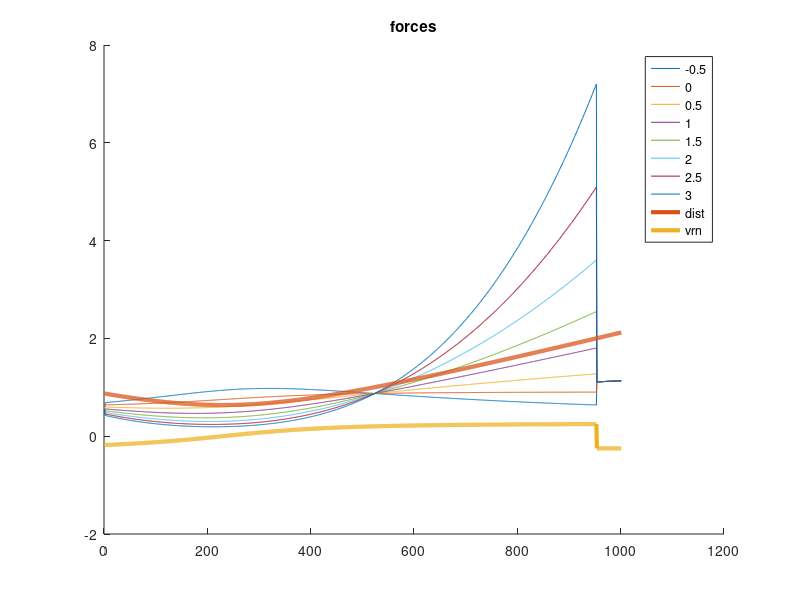
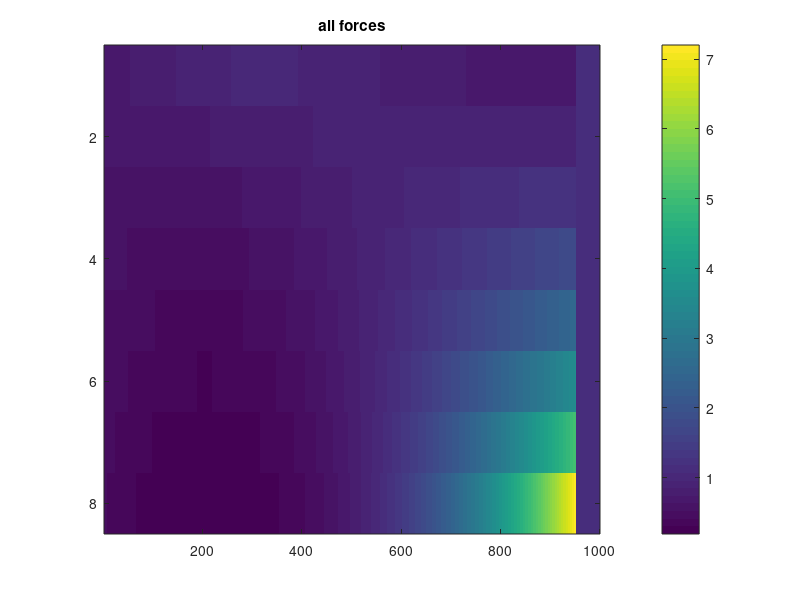
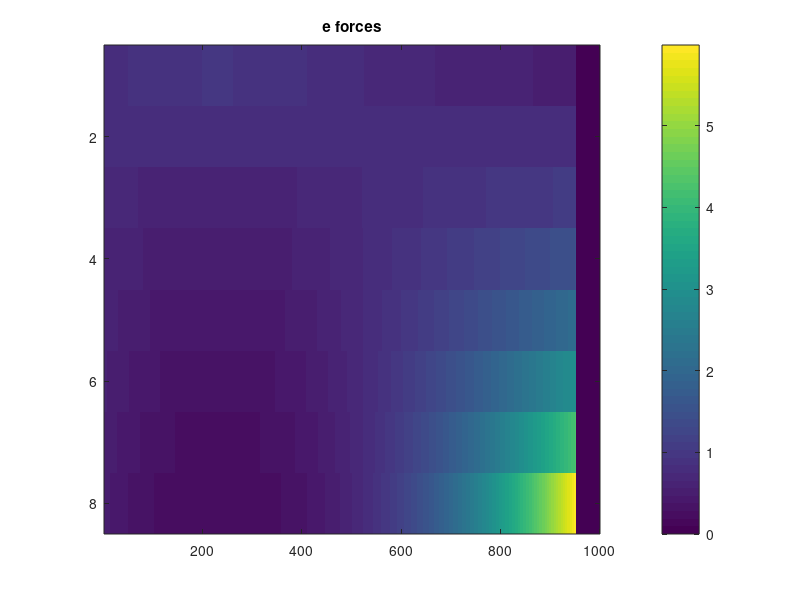
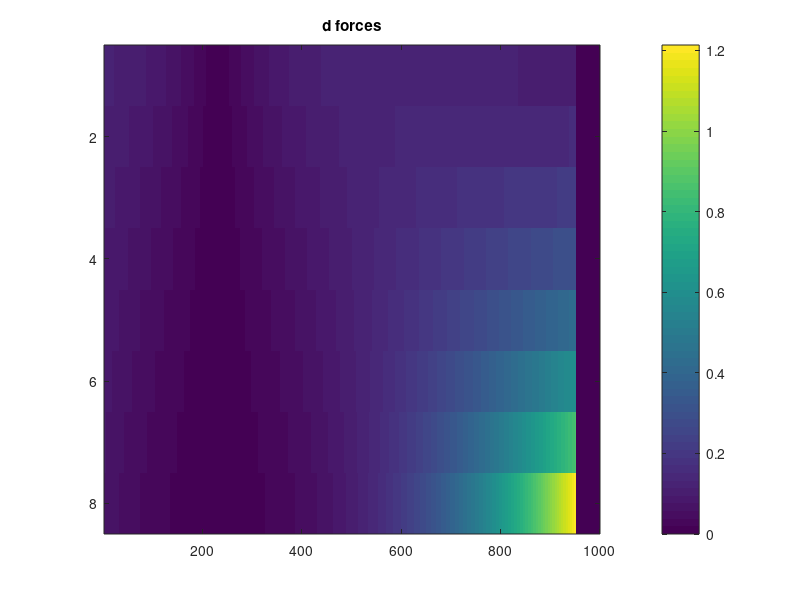

Write MATLAB code to recreate these figures, in order.
clear all
close all
n_particles = 2;
t_max = 10;
dt = 0.01;
t_durn = 0:dt:t_max;


% particle params
m = 1;
k=0.75;
damping_frac = 0.5;
R = 10;

% 
diff_coef = 3.832e-10;
atomic_vol = 1.18e-7;
surface_energy = 0.01;
dihedral_angle = 146*(pi/180); % radians
density = 8920;
kT = 1.38e-23*1e3;

% initial vals
x = zeros(n_particles,length(t_durn));
y = zeros(n_particles,length(t_durn));

vx = zeros(n_particles,length(t_durn));
vy = zeros(n_particles,length(t_durn));

vrn_vec = zeros(1,length(t_durn));

force_e_x = zeros(1,length(t_durn));
force_e_y = zeros(1,length(t_durn));

force_d_x = zeros(1,length(t_durn));
force_d_y = zeros(1,length(t_durn));


force_v_x = zeros(1,length(t_durn));
force_v_y = zeros(1,length(t_durn));

force_s_x = zeros(1,length(t_durn));
force_s_y = zeros(1,length(t_durn));

force_total_x = zeros(1,length(t_durn));
force_total_y = zeros(1,length(t_durn));

a = zeros(1,length(t_durn));


forces_all_order = zeros(length(-0.5:0.5:3), length(t_durn));
e_forces_all_order = zeros(length(-0.5:0.5:3), length(t_durn));
d_forces_all_order = zeros(length(-0.5:0.5:3), length(t_durn));
v_forces_all_order = zeros(length(-0.5:0.5:3), length(t_durn));
s_forces_all_order = zeros(length(-0.5:0.5:3), length(t_durn));


% intialise
x(1,1) = rand;
x(2,1) = rand;

y(1,1) = rand;
y(2,1) = rand;

d = sqrt( (x(1,1) - x(2,1))^2  +  (y(1,1) - y(2,1))^2 );
if d >= 2*R
    while d > 2*R
        x(1,1) = rand;
        x(2,1) = rand;
        
        y(1,1) = rand;
        y(2,1) = rand;
        
        d = sqrt( (x(1,1) - x(2,1))^2  +  (y(1,1) - y(2,1))^2 );
    end
end

vx(1,1) = rand;
vx(2,1) = rand;

vy(1,1) = rand;
vy(2,1) = rand;
% initialize   
t=2; ord = 1;
    d = sqrt( (x(1,t-1) - x(2,t-1))^2  +  (y(1,t-1) - y(2,t-1))^2 );
    force_e = k*(d^ord);
    dx = ( x(1,t-1) - x(2,t-1) );
    dy = ( y(1,t-1) - y(2,t-1) );
    force_e_x(t-1) = force_e*(abs(dx)/d);
    force_e_y(t-1) = force_e*(abs(dy)/d);

    v1x = vx(1,t-1);
    v1y = vy(1,t-1);

    v2x = vx(2,t-1);
    v2y = vy(2,t-1);

    unit_vec = [dx, dy]./d;
    v1n = v1x*unit_vec(1) + v1y*unit_vec(2);
    v2n = v2x*unit_vec(1) + v2y*unit_vec(2);
    vrn = v1n - v2n;
    vrn_vec(t-1) = vrn;

    %     force_d = damping_frac*sqrt(2*m*k)*vrn;
% according to other paper, so that penetration power can be kept at both
% terms
    force_d = damping_frac*(d^ord)*sqrt(2*m*k)*vrn;
    force_d_x(t-1) = force_d*(abs(dx)/d);
    force_d_y(t-1) = force_d*(abs(dy)/d);

    force_total_x(t-1) = force_e_x(t-1) + force_d_x(t-1);
    force_total_y(t-1) = force_e_y(t-1) + force_d_y(t-1);

figure
hold on
 for ord=-0.5:0.5:3
 
 for t=2:length(t_durn)
    d = sqrt( (x(1,t-1) - x(2,t-1))^2  +  (y(1,t-1) - y(2,t-1))^2 );
   
    if d < R/5
            force_e = k*(d^ord);
            dx = ( x(1,t-1) - x(2,t-1) );
            dy = ( y(1,t-1) - y(2,t-1) );
            force_e_x(t) = force_e*(abs(dx)/d);
            force_e_y(t) = force_e*(abs(dy)/d);
        
        
            v1x = vx(1,t-1);
            v1y = vy(1,t-1);
        
            v2x = vx(2,t-1);
            v2y = vy(2,t-1);
        
            unit_vec = [dx, dy]./d;
            v1n = v1x*unit_vec(1) + v1y*unit_vec(2);
            v2n = v2x*unit_vec(1) + v2y*unit_vec(2);
            vrn = v1n - v2n;
            vrn_vec(t) = vrn;
        %     force_d = damping_frac*sqrt(2*m*k)*vrn;
        % according to other paper, so that penetration power can be kept at both
        % terms
            force_d = damping_frac*(d^ord)*sqrt(2*m*k)*vrn;
            force_d_x(t) = force_d*(abs(dx)/d);
            force_d_y(t) = force_d*(abs(dy)/d);
        
            force_total_x(t) = force_e_x(t) + force_d_x(t);
            force_total_y(t) = force_e_y(t) + force_d_y(t);
            
            e_forces_all_order(ord*2 + 2,:) = sqrt( (force_e_x).^2 + (force_e_y).^2  );
            d_forces_all_order(ord*2 + 2,:) = sqrt( (force_d_x).^2 + (force_d_y).^2  );
    else % d > r/2 else
                if a(t-1) == 0
                     a(t-1) = 1.5*rand;               
                end
                
                force_v = (pi*(a(t-1)^4))/(8*((diff_coef*atomic_vol)/(kT)));
                dx = ( x(1,t-1) - x(2,t-1) );
                dy = ( y(1,t-1) - y(2,t-1) );
                force_v_x(t) = force_v*(abs(dx)/d);
                force_v_y(t) = force_v*(abs(dy)/d);


                v1x = vx(1,t-1);
                v1y = vy(1,t-1);
            
                v2x = vx(2,t-1);
                v2y = vy(2,t-1);

                unit_vec = [-dx, -dy]./d;
                v1n = v1x*unit_vec(1) + v1y*unit_vec(2);
                v2n = v2x*unit_vec(1) + v2y*unit_vec(2);
                vrn = v1n - v2n;
                vrn_vec(t) = vrn;
                a(t) = sqrt(a(t-1)^2 -  2*R*vrn*dt);
                
                force_s = pi*(surface_energy)*(4*R*( 1 - 0.5*cos(dihedral_angle/2) ) + a(t-1)*sin(dihedral_angle/2) );
                force_s_x(t) = force_s*(abs(dx)/d);
                force_s_y(t) = force_s*(abs(dy)/d);
                    
                
                force_total_x(t) = force_v_x(t) + force_s_x(t);
                force_total_y(t) = force_v_y(t) + force_s_y(t);
                
                %%%
%                     if force_s_x(t) > 10
%                         disp(ord)
%                     end
%                     if force_s_y(t) > 10
%                         disp(ord)
%                     end

                %%%
v_forces_all_order(ord*2 + 2,:) = sqrt( (force_v_x).^2 + (force_v_y).^2  );
 s_forces_all_order(ord*2 + 2,:) = sqrt( (force_s_x).^2 + (force_s_y).^2  );


    end % d > r/2

    for n=1:n_particles
        vx(n,t) =  vx(n,t-1)+ (  (-1^n)*(force_total_x(t))/m   )*dt;
        vy(n,t) =  vy(n,t-1) + (  (-1^n)*(force_total_y(t))/m   )*dt;
    end
    
    for n=1:n_particles
        x(n,t) = x(n,t-1) + vx(n,t)*dt;
        y(n,t) = y(n,t-1) + vy(n,t)*dt;
    end
 end % t
%  plot(sqrt( (force_e_x + force_d_x).^2 + (force_e_y + force_d_y).^2  ))
 plot(sqrt( (force_total_x).^2 + (force_total_y).^2  ))
 forces_all_order(ord*2 + 2,:) = sqrt( (force_total_x).^2 + (force_total_y).^2  ); 
 
 

 end% end of ord
    plot( sqrt( (x(1,:)-x(2,:)).^2 + (y(1,:)-y(2,:)).^2 ), 'LineWidth',3 )
    plot(vrn_vec,'LineWidth',3)

    legend([strsplit(num2str(-0.5:0.5:3)), 'dist', 'vrn'])
%     ylim([0, 5])
%     xlim([0. 5])
    title('forces')
    hold off

    figure
        imagesc(forces_all_order)
        title('all forces')
        colorbar()
    figure
        imagesc(e_forces_all_order)
        title('e forces')
        colorbar()
    figure
        imagesc(d_forces_all_order)
        title('d forces')
        colorbar()
    figure
        imagesc(v_forces_all_order)
        title('v forces')
        colorbar()
    figure
        imagesc(s_forces_all_order)
        title('s forces')
        colorbar()
        
    
        

 